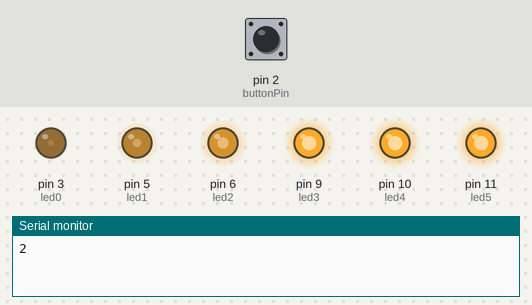
Bench run of a sketch on a simulated Arduino Uno, built with avr-gcc and run on an emulated ATmega328P. On the bench: output pins drawn as LEDs (lit = HIGH), the last lines printed to the serial monitor. Inputs (shaded band) come from the test bench; at power-on: pin 2 (buttonPin) LOW.

Above: at 2.05 s.
2.1 s: pin 2 (buttonPin) pulled HIGH for 0.7 s
At 2.25 s:
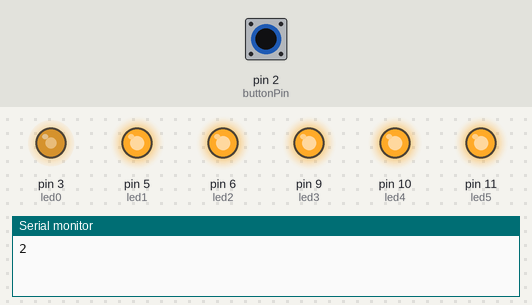
5.3 s: pin 2 (buttonPin) pulled HIGH for 3.2 s
At 5.45 s:
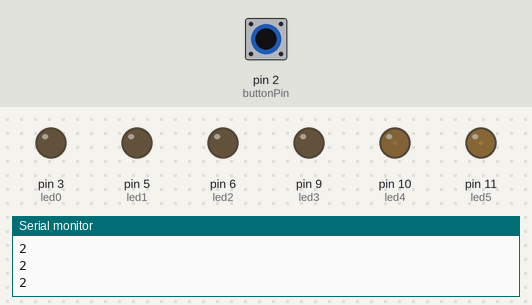
Timing chart, 0 to 16.0 s (numbered marks = the images above; inputs shaded):
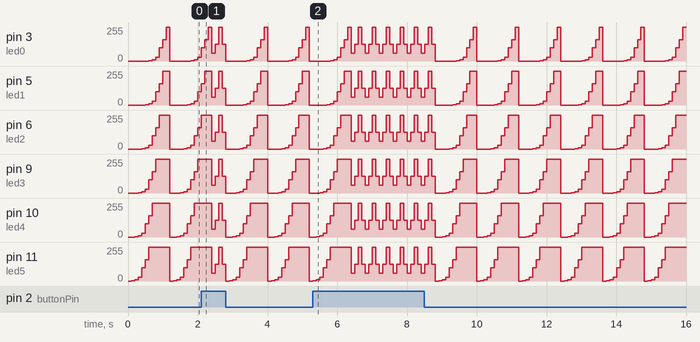

The sketch:

Fade_LEDs_ex.3.ino
```cpp
/**************************************************************
**                                                           **
**                    TÍTOL: Fade LEDs                       **
**                                                           **
**                                                           **
**  NOM: Danut Zupcau                   DATA: 16/04/2018     **
**************************************************************/
//******************* INCLUDE  *************************


//******************* VARIABLE *************************
const int led0 = 3;          // donar nom al pin 3 de l’Arduino
const int led1 = 5;          // donar nom al pin 5 de l’Arduino
const int led2 = 6;          // donar nom al pin 6 de l’Arduino
const int led3 = 9;          // donar nom al pin 9 de l’Arduino
const int led4 = 10;         // donar nom al pin 10 de l’Arduino
const int led5 = 11;         // donar nom al pin 11 de l’Arduino
int velocitat = 100;         // velocitat de l'acció en ms
const int buttonPin = 2;

//******************* SETUP ****************************

void setup()
{
  pinMode(led0, OUTPUT);     // definir el pin 3 com una sortida
  pinMode(led1, OUTPUT);     // definir el pin 5 com una sortida
  pinMode(led2, OUTPUT);     // definir el pin 6 com una sortida
  pinMode(led3, OUTPUT);     // definir el pin 9 com una sortida
  pinMode(led4, OUTPUT);     // definir el pin 10 com una sortida
  pinMode(led5, OUTPUT);     // definir el pin 11 com una sortida
  Serial.begin(9600);
}


//******************* LOOP *****************************

void loop(){

  if (digitalRead(buttonPin) == 1){
  analogWrite(led0, 60);     // posar PWM del pin 3 a 60
  analogWrite(led1, 60);     // posar PWM del pin 5 a 60
  analogWrite(led2, 60);     // posar PWM del pin 6 a 60
  analogWrite(led3, 60);     // posar PWM del pin 9 a 60
  analogWrite(led4, 60);     // posar PWM del pin 10 a 60
  analogWrite(led5, 60);     // posar PWM del pin 11 a 60

  delay(velocitat);          // es queden leds velocitat ms en aquest estat

  analogWrite(led0, 125);    // posar PWM del pin 3 a 125
  analogWrite(led1, 125);    // posar PWM del pin 5 a 125
  analogWrite(led2, 125);    // posar PWM del pin 6 a 125
  analogWrite(led3, 125);    // posar PWM del pin 9 a 125
  analogWrite(led4, 125);    // posar PWM del pin 10 a 125
  analogWrite(led5, 125);    // posar PWM del pin 11 a 125

  delay(velocitat);           // es queden leds velocitat ms en aquest estat

  analogWrite(led0, 255);    // posar PWM del pin 3 a 255
  analogWrite(led1, 255);    // posar PWM del pin 5 a 255
  analogWrite(led2, 255);    // posar PWM del pin 6 a 255
  analogWrite(led3, 255);    // posar PWM del pin 9 a 255
  analogWrite(led4, 255);    // posar PWM del pin 10 a 255
  analogWrite(led5, 255);    // posar PWM del pin 11 a 255

  delay(velocitat);           // es queden leds velocitat ms en aquest estat

  analogWrite(led0, 125);    // posar PWM del pin 3 a 125
  analogWrite(led1, 125);    // posar PWM del pin 5 a 125
  analogWrite(led2, 125);    // posar PWM del pin 6 a 125
  analogWrite(led3, 125);    // posar PWM del pin 9 a 125
  analogWrite(led4, 125);    // posar PWM del pin 10 a 125
  analogWrite(led5, 125);    // posar PWM del pin 11 a 125

  delay(velocitat);           // es queden leds velocitat ms en aquest estat
}


if (digitalRead(buttonPin) == 0)
{
  analogWrite(led0, 0);
  analogWrite(led1, 0);
  analogWrite(led2, 0);
  analogWrite(led3, 0);
  analogWrite(led4, 0);
  analogWrite(led5, 0);

  delay(velocitat);          // es queden leds velocitat ms en aquest estat

  analogWrite(led0, 0);
  analogWrite(led1, 0);
  analogWrite(led2, 0);
  analogWrite(led3, 0);
  analogWrite(led4, 0);
  analogWrite(led5, 2);

  delay(velocitat);           // es queden leds velocitat ms en aquest estat

  analogWrite(led0, 0);
  analogWrite(led1, 0);
  analogWrite(led2, 0);
  analogWrite(led3, 0);
  analogWrite(led4, 2);
  analogWrite(led5, 10);

  delay(velocitat);           // es queden leds velocitat ms en aquest estat

  analogWrite(led0, 0);
  analogWrite(led1, 0);
  analogWrite(led2, 0);
  analogWrite(led3, 2);
  analogWrite(led4, 10);
  analogWrite(led5, 30);

  delay(velocitat);           // es queden leds velocitat ms en aquest estat

  analogWrite(led0, 0);
  analogWrite(led1, 0);
  analogWrite(led2, 2);
  analogWrite(led3, 10);
  analogWrite(led4, 30);
  analogWrite(led5, 100);

    delay(velocitat);           // es queden leds velocitat ms en aquest estat

  analogWrite(led0, 0);
  analogWrite(led1, 2);
  analogWrite(led2, 10);
  analogWrite(led3, 30);
  analogWrite(led4, 100);
  analogWrite(led5, 160);

    delay(velocitat);           // es queden leds velocitat ms en aquest estat

  analogWrite(led0, 2);
  analogWrite(led1, 10);
  analogWrite(led2, 30);
  analogWrite(led3, 100);
  analogWrite(led4, 160);
  analogWrite(led5, 255);

    delay(velocitat);           // es queden leds velocitat ms en aquest estat

  analogWrite(led0, 10);
  analogWrite(led1, 30);
  analogWrite(led2, 100);
  analogWrite(led3, 160);
  analogWrite(led4, 255);
  analogWrite(led5, 255);

    delay(velocitat);           // es queden leds velocitat ms en aquest estat

  analogWrite(led0, 30);
  analogWrite(led1, 100);
  analogWrite(led2, 160);
  analogWrite(led3, 255);
  analogWrite(led4, 255);
  analogWrite(led5, 255);

    delay(velocitat);           // es queden leds velocitat ms en aquest estat

  analogWrite(led0, 100);
  analogWrite(led1, 160);
  analogWrite(led2, 255);
  analogWrite(led3, 255);
  analogWrite(led4, 255);
  analogWrite(led5, 255);

    delay(velocitat);           // es queden leds velocitat ms en aquest estat

  analogWrite(led0, 160);
  analogWrite(led1, 255);
  analogWrite(led2, 255);
  analogWrite(led3, 255);
  analogWrite(led4, 255);
  analogWrite(led5, 255);

    delay(velocitat);           // es queden leds velocitat ms en aquest estat

  analogWrite(led0, 255);
  analogWrite(led1, 255);
  analogWrite(led2, 255);
  analogWrite(led3, 255);
  analogWrite(led4, 255);
  analogWrite(led5, 255);

   delay(velocitat);           // es queden leds velocitat ms en aquest estat
}
Serial.println(buttonPin);
}
```
